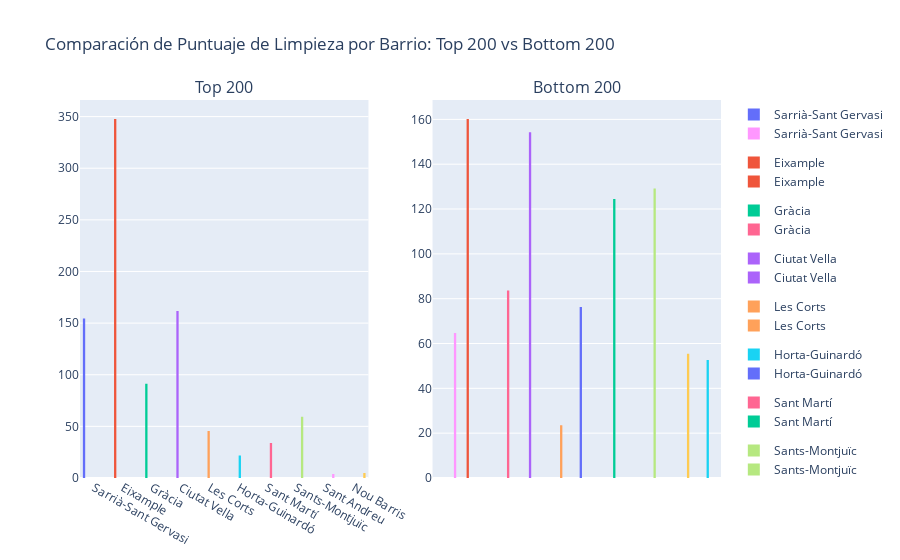

Notebook code cell kept with this figure:
### Code cell
# COMPARACION DE PUNTUAJES DE RESEÑAR POR BARRIO

# Creamos el primer grafico
fig1 = px.histogram(top_200, x='neighbourhood_group_cleansed', y='review_scores_cleanliness',
                  title='Puntajes de Limpieza por Barrio', color='neighbourhood_group_cleansed')

# Creamos el segundo grafico
fig2 = px.histogram(bottom_200, x='neighbourhood_group_cleansed', y='review_scores_cleanliness',
                  title='Puntajes de Limpieza por Barrio',color='neighbourhood_group_cleansed')

# Crear subplots
fig = make_subplots(rows=1, cols=2, subplot_titles=('Top 200', 'Bottom 200'))

# Añadir las trazas del primer gráfico de barras a la primera columna del subplot
for trace in fig1.data:
    fig.add_trace(trace, row=1, col=1)

# Añadir las trazas del segundo gráfico de barras a la segunda columna del subplot
for trace in fig2.data:
    fig.add_trace(trace, row=1, col=2)

# Actualizar el layout del gráfico
fig.update_layout(title_text='Comparación de Puntuaje de Limpieza por Barrio: Top 200 vs Bottom 200')

# Guardar el gráfico en un archivo HTML
#pio.write_html(fig, file='12_comparacion_limpieza.html', auto_open=True)

# Mostrar el gráfico
fig.show()

### Figure 1 — Plotly figure (JSON) as saved in the notebook; plotly's stock layout.template omitted (floating-point values rounded to 4 significant figures)
{"data": [{"alignmentgroup": "True", "bingroup": "x", "histfunc": "sum", "hovertemplate": "neighbourhood_group_cleansed=%{x}<br>sum of review_scores_cleanliness=%{y}<extra></extra>", "legendgroup": "Sarrià-Sant Gervasi", "marker": {"color": "#636efa", "pattern": {"shape": ""}}, "name": "Sarrià-Sant Gervasi", "offsetgroup": "Sarrià-Sant Gervasi", "orientation": "v", "showlegend": true, "type": "histogram", "x": ["Sarrià-Sant Gervasi", "Sarrià-Sant Gervasi", "Sarrià-Sant Gervasi", "Sarrià-Sant Gervasi", "Sarrià-Sant Gervasi", "Sarrià-Sant Gervasi", "Sarrià-Sant Gervasi", "Sarrià-Sant Gervasi", "Sarrià-Sant Gervasi", "Sarrià-Sant Gervasi", "Sarrià-Sant Gervasi", "Sarrià-Sant Gervasi", "Sarrià-Sant Gervasi", "Sarrià-Sant Gervasi", "Sarrià-Sant Gervasi", "Sarrià-Sant Gervasi", "Sarrià-Sant Gervasi", "Sarrià-Sant Gervasi", "Sarrià-Sant Gervasi", "Sarrià-Sant Gervasi", "Sarrià-Sant Gervasi", "Sarrià-Sant Gervasi", "Sarrià-Sant Gervasi", "Sarrià-Sant Gervasi", "Sarrià-Sant Gervasi", "Sarrià-Sant Gervasi", "Sarrià-Sant Gervasi", "Sarrià-Sant Gervasi", "Sarrià-Sant Gervasi", "Sarrià-Sant Gervasi", "Sarrià-Sant Gervasi", "Sarrià-Sant Gervasi", "Sarrià-Sant Gervasi", "Sarrià-Sant Gervasi"], "xaxis": "x", "y": [4.623, 4.326, 4.136, 5, 4.695, 4.939, 4.506, 4.505, 4.574, 4.776, 4.939, 4.682, 4.136, 5, 4.717, 4.868, 4.633, 4, 4.14, 4.175, 4.495, 4.519, 4.579, 4.905, 3.966, 3.966, 4.682, 4.868, 4.569, 5, 4.714, 4.461, 4.447, 3.895], "yaxis": "y"}, {"alignmentgroup": "True", "bingroup": "x", "histfunc": "sum", "hovertemplate": "neighbourhood_group_cleansed=%{x}<br>sum of review_scores_cleanliness=%{y}<extra></extra>", "legendgroup": "Eixample", "marker": {"color": "#EF553B", "pattern": {"shape": ""}}, "name": "Eixample", "offsetgroup": "Eixample", "orientation": "v", "showlegend": true, "type": "histogram", "x": ["Eixample", "Eixample", "Eixample", "Eixample", "Eixample", "Eixample", "Eixample", "Eixample", "Eixample", "Eixample", "Eixample", "Eixample", "Eixample", "Eixample", "Eixample", "Eixample", "Eixample", "Eixample", "Eixample", "Eixample", "Eixample", "Eixample", "Eixample", "Eixample", "Eixample", "Eixample", "Eixample", "Eixample", "Eixample", "Eixample", "Eixample", "Eixample", "Eixample", "Eixample", "Eixample", "Eixample", "Eixample", "Eixample", "Eixample", "Eixample", "Eixample", "Eixample", "Eixample", "Eixample", "Eixample", "Eixample", "Eixample", "Eixample", "Eixample", "Eixample", "Eixample", "Eixample", "Eixample", "Eixample", "Eixample", "Eixample", "Eixample", "Eixample", "Eixample", "Eixample", "Eixample", "Eixample", "Eixample", "Eixample", "Eixample", "Eixample", "Eixample", "Eixample", "Eixample", "Eixample", "Eixample", "Eixample", "Eixample", "Eixample", "Eixample"], "xaxis": "x", "y": [4, 4.5, 4.4, 4.563, 5, 4.5, 3.977, 4.427, 4.573, 4.671, 4.8, 4.43, 3.958, 4.749, 5, 4.25, 5, 5, 4.569, 4.655, 4.727, 4.905, 4.817, 5, 4.473, 4.868, 4.714, 4.506, 4.656, 4.851, 4.629, 4.735, 4.643, 4.395, 4.555, 4.586, 4.58, 4.297, 4.645, 4.814, 4.598, 4.458, 5, 4.905, 4.886, 4.85, 4.687, 4.857, 4.667, 4.5, 4.705, 5, 4.687, 4.375, 4.654, 4.508, 4.835, 4.385, 4.455, 4.395, 5, 4.65, 5, 4.613, 4.294, 5, 4, 4.665, 4.615, 4.868, 4.77, 5, 4.647, 4, 4.816], "yaxis": "y"}, {"alignmentgroup": "True", "bingroup": "x", "histfunc": "sum", "hovertemplate": "neighbourhood_group_cleansed=%{x}<br>sum of review_scores_cleanliness=%{y}<extra></extra>", "legendgroup": "Gràcia", "marker": {"color": "#00cc96", "pattern": {"shape": ""}}, "name": "Gràcia", "offsetgroup": "Gràcia", "orientation": "v", "showlegend": true, "type": "histogram", "x": ["Gràcia", "Gràcia", "Gràcia", "Gràcia", "Gràcia", "Gràcia", "Gràcia", "Gràcia", "Gràcia", "Gràcia", "Gràcia", "Gràcia", "Gràcia", "Gràcia", "Gràcia", "Gràcia", "Gràcia", "Gràcia", "Gràcia", "Gràcia"], "xaxis": "x", "y": [4.84, 4.638, 4.5, 4.5, 4.284, 4.8, 4.587, 4.176, 5, 4, 4.162, 4.868, 4.572, 4.488, 5, 5, 4.232, 3.895, 5, 4.721], "yaxis": "y"}, {"alignmentgroup": "True", "bingroup": "x", "histfunc": "sum", "hovertemplate": "neighbourhood_group_cleansed=%{x}<br>sum of review_scores_cleanliness=%{y}<extra></extra>", "legendgroup": "Ciutat Vella", "marker": {"color": "#ab63fa", "pattern": {"shape": ""}}, "name": "Ciutat Vella", "offsetgroup": "Ciutat Vella", "orientation": "v", "showlegend": true, "type": "histogram", "x": ["Ciutat Vella", "Ciutat Vella", "Ciutat Vella", "Ciutat Vella", "Ciutat Vella", "Ciutat Vella", "Ciutat Vella", "Ciutat Vella", "Ciutat Vella", "Ciutat Vella", "Ciutat Vella", "Ciutat Vella", "Ciutat Vella", "Ciutat Vella", "Ciutat Vella", "Ciutat Vella", "Ciutat Vella", "Ciutat Vella", "Ciutat Vella", "Ciutat Vella", "Ciutat Vella", "Ciutat Vella", "Ciutat Vella", "Ciutat Vella", "Ciutat Vella", "Ciutat Vella", "Ciutat Vella", "Ciutat Vella", "Ciutat Vella", "Ciutat Vella", "Ciutat Vella", "Ciutat Vella", "Ciutat Vella", "Ciutat Vella"], "xaxis": "x", "y": [5, 4.5, 4.33, 4.809, 4.606, 4.704, 5, 5, 5, 5, 5, 4.5, 4.622, 5, 4.71, 4.625, 4.8, 4.75, 5, 4.8, 4.88, 4.575, 5, 4.67, 4.75, 4.33, 5, 4, 5, 5, 4.33, 5, 5, 4.55], "yaxis": "y"}, {"alignmentgroup": "True", "bingroup": "x", "histfunc": "sum", "hovertemplate": "neighbourhood_group_cleansed=%{x}<br>sum of review_scores_cleanliness=%{y}<extra></extra>", "legendgroup": "Les Corts", "marker": {"color": "#FFA15A", "pattern": {"shape": ""}}, "name": "Les Corts", "offsetgroup": "Les Corts", "orientation": "v", "showlegend": true, "type": "histogram", "x": ["Les Corts", "Les Corts", "Les Corts", "Les Corts", "Les Corts", "Les Corts", "Les Corts", "Les Corts", "Les Corts", "Les Corts"], "xaxis": "x", "y": [5, 4.485, 4.573, 4.487, 4.14, 4.515, 4.571, 4.391, 4.277, 5], "yaxis": "y"}, {"alignmentgroup": "True", "bingroup": "x", "histfunc": "sum", "hovertemplate": "neighbourhood_group_cleansed=%{x}<br>sum of review_scores_cleanliness=%{y}<extra></extra>", "legendgroup": "Horta-Guinardó", "marker": {"color": "#19d3f3", "pattern": {"shape": ""}}, "name": "Horta-Guinardó", "offsetgroup": "Horta-Guinardó", "orientation": "v", "showlegend": true, "type": "histogram", "x": ["Horta-Guinardó", "Horta-Guinardó", "Horta-Guinardó", "Horta-Guinardó", "Horta-Guinardó"], "xaxis": "x", "y": [5, 4.39, 3.895, 3.895, 4.5], "yaxis": "y"}, {"alignmentgroup": "True", "bingroup": "x", "histfunc": "sum", "hovertemplate": "neighbourhood_group_cleansed=%{x}<br>sum of review_scores_cleanliness=%{y}<extra></extra>", "legendgroup": "Sant Martí", "marker": {"color": "#FF6692", "pattern": {"shape": ""}}, "name": "Sant Martí", "offsetgroup": "Sant Martí", "orientation": "v", "showlegend": true, "type": "histogram", "x": ["Sant Martí", "Sant Martí", "Sant Martí", "Sant Martí", "Sant Martí", "Sant Martí", "Sant Martí"], "xaxis": "x", "y": [4.746, 5, 4.673, 5, 4.591, 4.848, 5], "yaxis": "y"}, {"alignmentgroup": "True", "bingroup": "x", "histfunc": "sum", "hovertemplate": "neighbourhood_group_cleansed=%{x}<br>sum of review_scores_cleanliness=%{y}<extra></extra>", "legendgroup": "Sants-Montjuïc", "marker": {"color": "#B6E880", "pattern": {"shape": ""}}, "name": "Sants-Montjuïc", "offsetgroup": "Sants-Montjuïc", "orientation": "v", "showlegend": true, "type": "histogram", "x": ["Sants-Montjuïc", "Sants-Montjuïc", "Sants-Montjuïc", "Sants-Montjuïc", "Sants-Montjuïc", "Sants-Montjuïc", "Sants-Montjuïc", "Sants-Montjuïc", "Sants-Montjuïc", "Sants-Montjuïc", "Sants-Montjuïc", "Sants-Montjuïc", "Sants-Montjuïc"], "xaxis": "x", "y": [4, 4.939, 4.612, 4.441, 5, 5, 4.699, 3.895, 4.494, 4.435, 4.435, 4.435, 5], "yaxis": "y"}, {"alignmentgroup": "True", "bingroup": "x", "histfunc": "sum", "hovertemplate": "neighbourhood_group_cleansed=%{x}<br>sum of review_scores_cleanliness=%{y}<extra></extra>", "legendgroup": "Sant Andreu", "marker": {"color": "#FF97FF", "pattern": {"shape": ""}}, "name": "Sant Andreu", "offsetgroup": "Sant Andreu", "orientation": "v", "showlegend": true, "type": "histogram", "x": ["Sant Andreu"], "xaxis": "x", "y": [3.895], "yaxis": "y"}, {"alignmentgroup": "True", "bingroup": "x", "histfunc": "sum", "hovertemplate": "neighbourhood_group_cleansed=%{x}<br>sum of review_scores_cleanliness=%{y}<extra></extra>", "legendgroup": "Nou Barris", "marker": {"color": "#FECB52", "pattern": {"shape": ""}}, "name": "Nou Barris", "offsetgroup": "Nou Barris", "orientation": "v", "showlegend": true, "type": "histogram", "x": ["Nou Barris"], "xaxis": "x", "y": [4.749], "yaxis": "y"}, {"alignmentgroup": "True", "bingroup": "x", "histfunc": "sum", "hovertemplate": "neighbourhood_group_cleansed=%{x}<br>sum of review_scores_cleanliness=%{y}<extra></extra>", "legendgroup": "Horta-Guinardó", "marker": {"color": "#636efa", "pattern": {"shape": ""}}, "name": "Horta-Guinardó", "offsetgroup": "Horta-Guinardó", "orientation": "v", "showlegend": true, "type": "histogram", "x": ["Horta-Guinardó", "Horta-Guinardó", "Horta-Guinardó", "Horta-Guinardó", "Horta-Guinardó", "Horta-Guinardó", "Horta-Guinardó", "Horta-Guinardó", "Horta-Guinardó", "Horta-Guinardó", "Horta-Guinardó", "Horta-Guinardó", "Horta-Guinardó", "Horta-Guinardó", "Horta-Guinardó", "Horta-Guinardó"], "xaxis": "x2", "y": [5, 4.67, 4.88, 3.895, 5, 4.416, 4.9, 4.83, 4.727, 4.83, 5, 5, 4.848, 4.4, 4.89, 4.98], "yaxis": "y2"}, {"alignmentgroup": "True", "bingroup": "x", "histfunc": "sum", "hovertemplate": "neighbourhood_group_cleansed=%{x}<br>sum of review_scores_cleanliness=%{y}<extra></extra>", "legendgroup": "Eixample", "marker": {"color": "#EF553B", "pattern": {"shape": ""}}, "name": "Eixample", "offsetgroup": "Eixample", "orientation": "v", "showlegend": true, "type": "histogram", "x": ["Eixample", "Eixample", "Eixample", "Eixample", "Eixample", "Eixample", "Eixample", "Eixample", "Eixample", "Eixample", "Eixample", "Eixample", "Eixample", "Eixample", "Eixample", "Eixample", "Eixample", "Eixample", "Eixample", "Eixample", "Eixample", "Eixample", "Eixample", "Eixample", "Eixample", "Eixample", "Eixample", "Eixample", "Eixample", "Eixample", "Eixample", "Eixample", "Eixample", "Eixample", "Eixample"], "xaxis": "x2", "y": [4.4, 4.97, 4.36, 4.115, 4.54, 4, 5, 4.496, 4.71, 4.67, 4.159, 4.25, 3.895, 4.532, 5, 4.78, 4.76, 4.92, 5, 4.92, 4.5, 5, 5, 3.895, 3.895, 4.38, 4.704, 4.77, 4.467, 4.94, 4.67, 4.91, 4.94, 4.455, 4.21], "yaxis": "y2"}, {"alignmentgroup": "True", "bingroup": "x", "histfunc": "sum", "hovertemplate": "neighbourhood_group_cleansed=%{x}<br>sum of review_scores_cleanliness=%{y}<extra></extra>", "legendgroup": "Sant Martí", "marker": {"color": "#00cc96", "pattern": {"shape": ""}}, "name": "Sant Martí", "offsetgroup": "Sant Martí", "orientation": "v", "showlegend": true, "type": "histogram", "x": ["Sant Martí", "Sant Martí", "Sant Martí", "Sant Martí", "Sant Martí", "Sant Martí", "Sant Martí", "Sant Martí", "Sant Martí", "Sant Martí", "Sant Martí", "Sant Martí", "Sant Martí", "Sant Martí", "Sant Martí", "Sant Martí", "Sant Martí", "Sant Martí", "Sant Martí", "Sant Martí", "Sant Martí", "Sant Martí", "Sant Martí", "Sant Martí", "Sant Martí", "Sant Martí", "Sant Martí"], "xaxis": "x2", "y": [4.6, 4, 4.061, 4.396, 4.12, 4.653, 4.57, 4.95, 4.727, 5, 4.57, 4.92, 5, 4.96, 4, 5, 4.73, 4.81, 3.895, 4.98, 4.3, 4.65, 4.83, 4.53, 4.47, 5, 4.75], "yaxis": "y2"}, {"alignmentgroup": "True", "bingroup": "x", "histfunc": "sum", "hovertemplate": "neighbourhood_group_cleansed=%{x}<br>sum of review_scores_cleanliness=%{y}<extra></extra>", "legendgroup": "Ciutat Vella", "marker": {"color": "#ab63fa", "pattern": {"shape": ""}}, "name": "Ciutat Vella", "offsetgroup": "Ciutat Vella", "orientation": "v", "showlegend": true, "type": "histogram", "x": ["Ciutat Vella", "Ciutat Vella", "Ciutat Vella", "Ciutat Vella", "Ciutat Vella", "Ciutat Vella", "Ciutat Vella", "Ciutat Vella", "Ciutat Vella", "Ciutat Vella", "Ciutat Vella", "Ciutat Vella", "Ciutat Vella", "Ciutat Vella", "Ciutat Vella", "Ciutat Vella", "Ciutat Vella", "Ciutat Vella", "Ciutat Vella", "Ciutat Vella", "Ciutat Vella", "Ciutat Vella", "Ciutat Vella", "Ciutat Vella", "Ciutat Vella", "Ciutat Vella", "Ciutat Vella", "Ciutat Vella", "Ciutat Vella", "Ciutat Vella", "Ciutat Vella", "Ciutat Vella", "Ciutat Vella", "Ciutat Vella"], "xaxis": "x2", "y": [5, 4.72, 3.895, 4.517, 4.42, 4.42, 4, 4.83, 4.674, 4.84, 5, 4.62, 5, 5, 4.82, 3.895, 4.8, 5, 5, 4.33, 4.594, 4, 4.64, 4.93, 4.9, 4.23, 4, 4.32, 4.04, 4.97, 4.461, 3.895, 4.5, 4], "yaxis": "y2"}, {"alignmentgroup": "True", "bingroup": "x", "histfunc": "sum", "hovertemplate": "neighbourhood_group_cleansed=%{x}<br>sum of review_scores_cleanliness=%{y}<extra></extra>", "legendgroup": "Les Corts", "marker": {"color": "#FFA15A", "pattern": {"shape": ""}}, "name": "Les Corts", "offsetgroup": "Les Corts", "orientation": "v", "showlegend": true, "type": "histogram", "x": ["Les Corts", "Les Corts", "Les Corts", "Les Corts", "Les Corts"], "xaxis": "x2", "y": [4.91, 4.79, 4.85, 4.45, 4.53], "yaxis": "y2"}, {"alignmentgroup": "True", "bingroup": "x", "histfunc": "sum", "hovertemplate": "neighbourhood_group_cleansed=%{x}<br>sum of review_scores_cleanliness=%{y}<extra></extra>", "legendgroup": "Nou Barris", "marker": {"color": "#19d3f3", "pattern": {"shape": ""}}, "name": "Nou Barris", "offsetgroup": "Nou Barris", "orientation": "v", "showlegend": true, "type": "histogram", "x": ["Nou Barris", "Nou Barris", "Nou Barris", "Nou Barris", "Nou Barris", "Nou Barris", "Nou Barris", "Nou Barris", "Nou Barris", "Nou Barris", "Nou Barris"], "xaxis": "x2", "y": [4.33, 5, 4.82, 5, 4.78, 4.79, 4.725, 4.89, 4.95, 4.96, 4.35], "yaxis": "y2"}, {"alignmentgroup": "True", "bingroup": "x", "histfunc": "sum", "hovertemplate": "neighbourhood_group_cleansed=%{x}<br>sum of review_scores_cleanliness=%{y}<extra></extra>", "legendgroup": "Gràcia", "marker": {"color": "#FF6692", "pattern": {"shape": ""}}, "name": "Gràcia", "offsetgroup": "Gràcia", "orientation": "v", "showlegend": true, "type": "histogram", "x": ["Gràcia", "Gràcia", "Gràcia", "Gràcia", "Gràcia", "Gràcia", "Gràcia", "Gràcia", "Gràcia", "Gràcia", "Gràcia", "Gràcia", "Gràcia", "Gràcia", "Gràcia", "Gràcia", "Gràcia", "Gràcia"], "xaxis": "x2", "y": [4.464, 4.28, 4.1, 4.49, 4.64, 4.758, 4.632, 4.59, 4.95, 4.682, 4.88, 5, 5, 4.8, 4.86, 4, 4.5, 5], "yaxis": "y2"}, {"alignmentgroup": "True", "bingroup": "x", "histfunc": "sum", "hovertemplate": "neighbourhood_group_cleansed=%{x}<br>sum of review_scores_cleanliness=%{y}<extra></extra>", "legendgroup": "Sants-Montjuïc", "marker": {"color": "#B6E880", "pattern": {"shape": ""}}, "name": "Sants-Montjuïc", "offsetgroup": "Sants-Montjuïc", "orientation": "v", "showlegend": true, "type": "histogram", "x": ["Sants-Montjuïc", "Sants-Montjuïc", "Sants-Montjuïc", "Sants-Montjuïc", "Sants-Montjuïc", "Sants-Montjuïc", "Sants-Montjuïc", "Sants-Montjuïc", "Sants-Montjuïc", "Sants-Montjuïc", "Sants-Montjuïc", "Sants-Montjuïc", "Sants-Montjuïc", "Sants-Montjuïc", "Sants-Montjuïc", "Sants-Montjuïc", "Sants-Montjuïc", "Sants-Montjuïc", "Sants-Montjuïc", "Sants-Montjuïc", "Sants-Montjuïc", "Sants-Montjuïc", "Sants-Montjuïc", "Sants-Montjuïc", "Sants-Montjuïc", "Sants-Montjuïc", "Sants-Montjuïc", "Sants-Montjuïc"], "xaxis": "x2", "y": [3.966, 4.545, 4.58, 4.55, 4.83, 4.8, 4.43, 4.71, 5, 4.89, 4.94, 4.97, 4.97, 4, 5, 5, 4, 3.895, 4.78, 4.87, 4.88, 4.28, 4.09, 4.83, 4.359, 4.78, 5, 4.206], "yaxis": "y2"}, {"alignmentgroup": "True", "bingroup": "x", "histfunc": "sum", "hovertemplate": "neighbourhood_group_cleansed=%{x}<br>sum of review_scores_cleanliness=%{y}<extra></extra>", "legendgroup": "Sarrià-Sant Gervasi", "marker": {"color": "#FF97FF", "pattern": {"shape": ""}}, "name": "Sarrià-Sant Gervasi", "offsetgroup": "Sarrià-Sant Gervasi", "orientation": "v", "showlegend": true, "type": "histogram", "x": ["Sarrià-Sant Gervasi", "Sarrià-Sant Gervasi", "Sarrià-Sant Gervasi", "Sarrià-Sant Gervasi", "Sarrià-Sant Gervasi", "Sarrià-Sant Gervasi", "Sarrià-Sant Gervasi", "Sarrià-Sant Gervasi", "Sarrià-Sant Gervasi", "Sarrià-Sant Gervasi", "Sarrià-Sant Gervasi", "Sarrià-Sant Gervasi", "Sarrià-Sant Gervasi", "Sarrià-Sant Gervasi"], "xaxis": "x2", "y": [4.642, 4.407, 4.57, 4.721, 4.89, 5, 4.615, 4.07, 4.71, 4.9, 4, 4.9, 4.512, 4.73], "yaxis": "y2"}, {"alignmentgroup": "True", "bingroup": "x", "histfunc": "sum", "hovertemplate": "neighbourhood_group_cleansed=%{x}<br>sum of review_scores_cleanliness=%{y}<extra></extra>", "legendgroup": "Sant Andreu", "marker": {"color": "#FECB52", "pattern": {"shape": ""}}, "name": "Sant Andreu", "offsetgroup": "Sant Andreu", "orientation": "v", "showlegend": true, "type": "histogram", "x": ["Sant Andreu", "Sant Andreu", "Sant Andreu", "Sant Andreu", "Sant Andreu", "Sant Andreu", "Sant Andreu", "Sant Andreu", "Sant Andreu", "Sant Andreu", "Sant Andreu", "Sant Andreu"], "xaxis": "x2", "y": [4.54, 4.682, 4.75, 4.91, 5, 5, 3.895, 4.67, 4.057, 4.95, 4.14, 4.81], "yaxis": "y2"}], "layout": {"annotations": [{"font": {"size": 16}, "showarrow": false, "text": "Top 200", "x": 0.225, "xanchor": "center", "xref": "paper", "y": 1, "yanchor": "bottom", "yref": "paper"}, {"font": {"size": 16}, "showarrow": false, "text": "Bottom 200", "x": 0.775, "xanchor": "center", "xref": "paper", "y": 1, "yanchor": "bottom", "yref": "paper"}], "title": {"text": "Comparación de Puntuaje de Limpieza por Barrio: Top 200 vs Bottom 200"}, "xaxis": {"anchor": "y", "domain": [0, 0.45]}, "xaxis2": {"anchor": "y2", "domain": [0.55, 1]}, "yaxis": {"anchor": "x", "domain": [0, 1]}, "yaxis2": {"anchor": "x2", "domain": [0, 1]}}}
